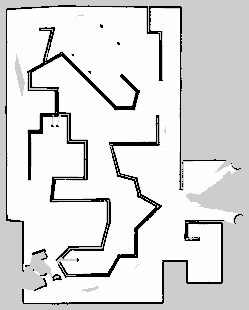
//> input picture sprint3_v1_carto_map.pgm, 249 x 310 px
$ ./map_overlay_node   (built with g++ and OpenCV 4)
//> lines starting //> are read from the running program, lines starting //| are printed output that depends on the picture
#include <opencv2/opencv.hpp>
#include <iostream>
/**
 * @brief Main function to overlay two maps with transparency.
 *
 * This program reads two map images, one representing a ground truth map and
 * the other a SLAM-generated map. It overlays the SLAM map onto the ground
 * truth map with a specified shift and transparency, then displays the result.
 *
 * @return int Returns 0 if the program executes successfully, otherwise returns -1.
 */
int main() {
    // Load images
    cv::Mat img1 = cv::imread("/home/student/ros2_ws/sprint3_v1_carto_map.pgm", cv::IMREAD_UNCHANGED);
//> img1 is the input picture: 310 rows x 249 cols, CV_8UC1; min 0, max 254, mean 220.4
    cv::Mat img2 = cv::imread("/home/student/robot_ws/map.pgm", cv::IMREAD_UNCHANGED);
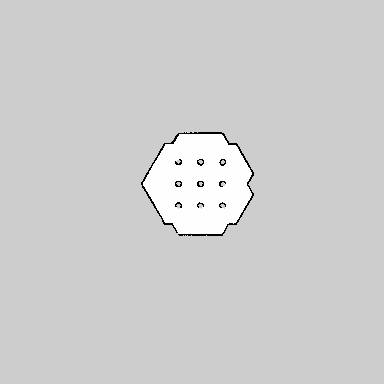
//> input picture install/turtlebot3_navigation2/share/turtlebot3_navigation2/map/map.pgm, 384 x 384 px
//> img2 is the input picture: 384 rows x 384 cols, CV_8UC1; min 0, max 254, mean 206.5

    // Display the ground truth map
    cv::imshow("Ground truth map", img2);

    // Display the SLAM map
    cv::imshow("SLAM map", img1);

    // Check if images are loaded successfully
    if (img1.empty() || img2.empty()) {
        std::cerr << "Could not open or find the images!" << std::endl;
        return -1;
    }

    // Calculate new output image size (larger to accommodate shift)
    int outputWidth = std::max(img1.cols, img2.cols) + 200;  // Add 100 pixels for shift space
//> outputWidth = 584
    int outputHeight = std::max(img1.rows, img2.rows) + 20;  // Add 20 pixels for shift space
//> outputHeight = 404

    // Create an output image initialized to zero (black)
    cv::Mat output = cv::Mat::zeros(outputHeight, outputWidth, img1.type());

    // Calculate the center positions for img1
    int offsetX1 = (outputWidth - img1.cols) / 2; // Center img1 horizontally
//> offsetX1 = 167
    int offsetY1 = (outputHeight - img1.rows) / 2; // Center img1 vertically
//> offsetY1 = 47

    // Shift img2 to the left by 40 pixels and up by 5
    int offsetX2 = (outputWidth - img2.cols) / 2 - 40;
//> offsetX2 = 60
    int offsetY2 = (outputHeight - img2.rows) / 2 + 5;
//> offsetY2 = 15

    // Ensure img2 stays within bounds
    offsetX2 = std::max(0, offsetX2);

    // Overlay img1 at the center of the output image
    img1.copyTo(output(cv::Rect(offsetX1, offsetY1, img1.cols, img1.rows)));
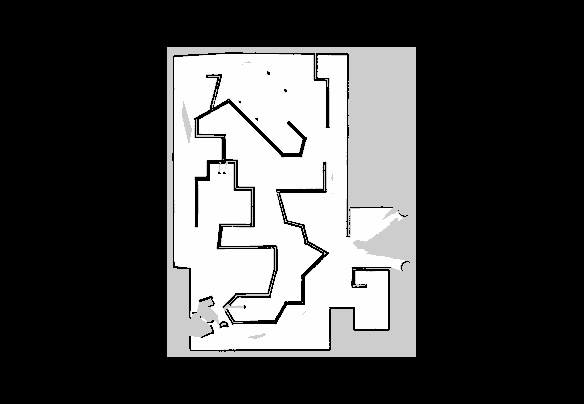
//> output: 404 rows x 584 cols, CV_8UC1; min 0, max 254, mean 72.1

    // Add transparency (50% blend for both images)
    double alpha = 0.5; // Transparency factor for img1
    double beta = 1.0 - alpha; // Transparency factor for img2

    // Overlay img2 on top with transparency and the left shift
    cv::Mat roi = output(cv::Rect(offsetX2, offsetY2, img2.cols, img2.rows));
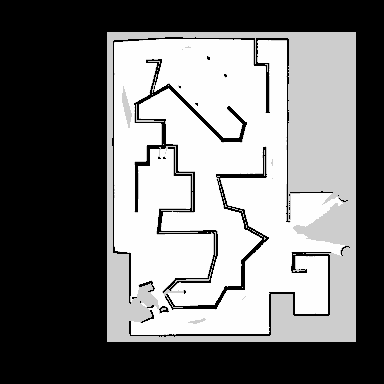
//> roi: 384 rows x 384 cols, CV_8UC1; min 0, max 254, mean 115.4
    cv::addWeighted(roi, alpha, img2, beta, 0.0, roi);
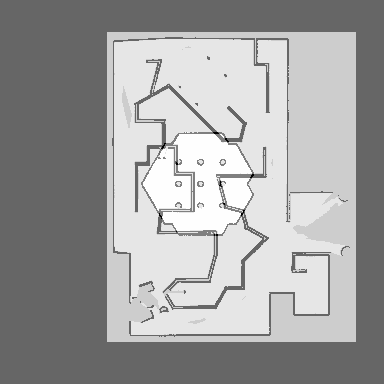
//> roi: 384 rows x 384 cols, CV_8UC1; min 0, max 254, mean 160.8
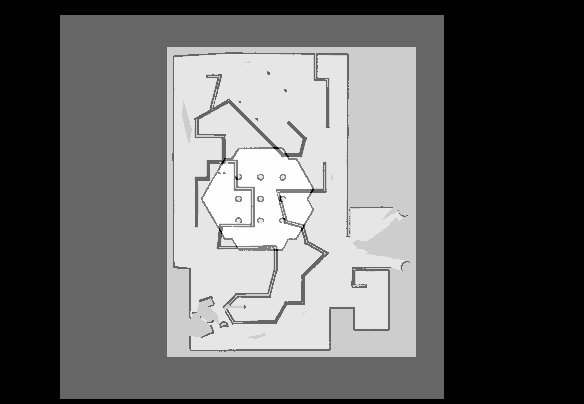
//> output: 404 rows x 584 cols, CV_8UC1; min 0, max 254, mean 100.5

    // Display the overlayed image with transparency
    cv::imshow("Overlay with Transparency and Shift", output);
    cv::waitKey(0);


    return 0;
}
